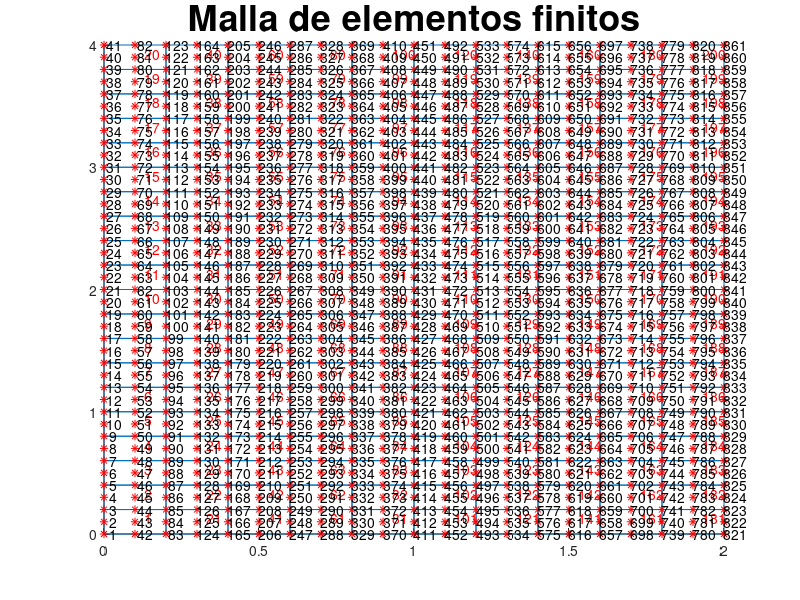

MATLAB code for this plot: (Note: this script raises an error after producing the figure.)
clear, clc, close all   % borro la memoria, la pantalla y las figuras

% Calculo de los desplazamientos verticales y angulos de giro, las 
% reacciones, los momentos flectores y las fuerzas cortantes en una losa de
% Reissner-Mindlin utilizando los elementos finitos de placa "QL9"

%% defino las variables/constantes
X = 1; Y = 2;        % un par de constantes que ayudaran en la 
ww= 1; tx= 2; ty= 3; % lectura del codigo
E  = 210e9;          % modulo de elasticidad del solido (Pa) = 210GPa
nu = 0.3;            % coeficiente de Poisson
t  = 0.05;           % espesor de la losa (m)
qdistr = -10000;     % carga (N/m^2)

% Definimos la geometria de la losa (generada con generar_malla_losa.m)
load malla_losa
% ya tenemos en la memoria las variables
% xnod - posicion (x,y) de los nodos
% LaG  - definicion de elementos finitos con respecto a nodos

nef   = size(LaG,1);  % numero de EFs (numero de filas de LaG)
nnoef = size(LaG,2);  % numero de nodos por EF
nno   = size(xnod,1); % numero de nodos (numero de filas de xnod)
ngdl  = 3*nno;        % numero de grados de libertad (tres por nodo)

gdl  = [(1:3:ngdl)' (2:3:ngdl)' (3:3:ngdl)']; % nodos vs grados de libertad

%% Se dibuja la malla de elementos finitos
figure; hold on;
cgx = zeros(1,nef); cgy = zeros(1,nef); % almacena el centro de gravedad
for e = 1:nef
   line(xnod(LaG(e,[1:8 1]),X), xnod(LaG(e,[1:8 1]),Y));
   
   % Calculo la posicion del centro de gravedad del elemento finito
   cgx(e) = mean(xnod(LaG(e,:), X));
   cgy(e) = mean(xnod(LaG(e,:), Y));
   h = text(cgx(e)+0.03, cgy(e)+0.03, num2str(e)); set(h,'Color', [1 0 0]);
end
plot(xnod(:,X), xnod(:,Y), 'r*');
text(xnod(:,X), xnod(:,Y), num2str((1:nno)'));
title('Malla de elementos finitos','FontSize', 26);

%% Se cargan las funciones de forma junto con sus derivadas
% Se cargan las funciones de forma del elemento lagrangiano de 9 nodos 
% junto con sus derivadas con respecto a xi y a eta
c9_funciones_forma_lagrangiano_9_nodos    % Nforma, dN_dxi, dN_deta

%% parametros de la cuadratura de Gauss-Legendre (INTEGRACION SELECTIVA)
% se asumira aqui el mismo orden de la cuadratura tanto en la direccion de
% xi como en la direccion de eta

% se utilizara integracion SELECTIVA
n_gl_f = 3; % orden de la cuadratura de GL para la integracion de Kf
n_gl_c = 2; % orden de la cuadratura de GL para la integracion de Kc

% El comando:
[x_gl_f, w_gl_f]  = gausslegendre_quad(n_gl_f);
[x_gl_c, w_gl_c]  = gausslegendre_quad(n_gl_c);
% calcula las raices (x_gl) y los pesos (w_gl) de polinomios de Legendre
% >> [x_gl,w_gl] = gausslegendre_quad(2)
% x_gl = [  -0.577350269189626;  0.577350269189626 ];
% w_gl = [   1.000000000000000;  1.000000000000000 ];
% >> [x_gl,w_gl] = gausslegendre_quad(3)
% x_gl = [  -0.774596669241483;                  0; 0.774596669241483 ];
% w_gl = [   0.555555555555556;  0.888888888888889; 0.555555555555556 ];

%% matrices constitutivas del elemento
Df = E/(1-nu^2)* [ 1  nu 0
                   nu 1  0
                   0  0  (1-nu)/2 ];
G = E/(2*(1+nu));  % modulo de rigidez
alpha = 5/6;       % coeficiente de distorsion transversal de la losa de RM
Dc = diag([alpha*G, alpha*G]);
               
Dfg = (t^3/12)*Df; % matriz constitutiva generalizada de flexion
Dcg = t*Dc;        % matriz constitutiva generalizada de cortante

%% se reserva la memoria RAM de diferentes variables
K   = sparse(ngdl,ngdl); % matriz de rigidez global como RALA (sparse)
f   = zeros(ngdl,1);     % vector de fuerzas nodales equivalentes global
idx = cell(nef, 1);      % grados de libertad de cada elemento finito

% en los siguientes contenedores se almacenara la matriz respectiva para 
% cada punto de integracion: 
Nf = cell(nef,n_gl_f,n_gl_f); % matrices de funciones de forma calculadas con n_gl_f puntos de integracion
Bf = cell(nef,n_gl_f,n_gl_f); % matrices de deformacion generalizada de flexion
Bc = cell(nef,n_gl_c,n_gl_c); % matrices de deformacion generalizada de cortante

%% se ensambla la matriz de rigidez global y el vector de fuerzas nodales
%% equivalentes global
for e = 1:nef      % ciclo sobre todos los elementos finitos
   %% se calcula la matrix de rigidez de flexion Kf del elemento e 
   Kfe = zeros(3*nnoef);
   Mfe = zeros(3*nnoef); % matriz que se utiliza en el calculo de fe
   det_Je_f = zeros(n_gl_f); % Jacobianos con n_gl_f puntos de integracion   
   for p = 1:n_gl_f
      for q = 1:n_gl_f
         xi_gl  = x_gl_f(p);        xe = xnod(LaG(e,:),X);
         eta_gl = x_gl_f(q);        ye = xnod(LaG(e,:),Y);
         [Bf{e,p,q}, det_Je_f(p,q)] = Bf_RM(xi_gl, eta_gl, xe, ye, dN_dxi, dN_deta);

         % se arma la matriz de rigidez del elemento e
         Kfe = Kfe + Bf{e,p,q}'*Dfg*Bf{e,p,q}*det_Je_f(p,q)*w_gl_f(p)*w_gl_f(q);
         
         % Se evaluan las funciones de forma en los puntos de integracion
         % de Gauss-Legendre
         N = Nforma(xi_gl, eta_gl);
         
         Nf{e,p,q} = zeros(3,3*nnoef);
         for i = 1:nnoef
            % Se ensambla la matriz de funciones de forma N
            Nf{e,p,q}(:,3*i-2:3*i) = diag([N(i) N(i) N(i)]);         
         end;                  

         % matriz requerida para calcular el vector de fuerzas nodales 
         % equivalentes (se utiliza la integracion completa)
         Mfe = Mfe + Nf{e,p,q}'*Nf{e,p,q}*det_Je_f(p,q)*w_gl_f(p)*w_gl_f(q);                                              % REVISAR !!!!!!!!!!!!!!!!
      end;
   end; 
       
   %% se calcula la matrix Kc
   Kce = zeros(3*nnoef);   
   det_Je_c = zeros(n_gl_c); % Jacobianos con n_gl_c puntos de integracion
   for p = 1:n_gl_c
      for q = 1:n_gl_c
         xi_gl  = x_gl_c(p);
         eta_gl = x_gl_c(q);         
         xe = xnod(LaG(e,:),X);
         ye = xnod(LaG(e,:),Y);
         [Bc{e,p,q}, det_Je_c(p,q)] = Bc_RM(xi_gl, eta_gl, xe, ye, Nforma, dN_dxi, dN_deta);   

         % se arma la matriz de rigidez del elemento e
         Kce = Kce + Bc{e,p,q}'*Dcg*Bc{e,p,q}*det_Je_c(p,q)*w_gl_c(p)*w_gl_c(q);         
      end;
   end;   
   
   %% se calcula el vector de fuerzas nodales equivalentes del elemento e      
   xa = xnod(LaG(e,1),X);   ya = xnod(LaG(e,1),Y);
   xb = xnod(LaG(e,5),X);   yb = xnod(LaG(e,5),Y);
   if (xa >= 0.9999 && xb <= 1.601) && (ya >= 0.9999 && yb <= 2.001)
      ffe = zeros(nnoef, 3); ffe(:,ww) = qdistr;
      ffe = reshape(ffe', 3*nnoef,1);                                                                                             % REVISAR !!!!!!!!!!!!!
   else
      ffe = zeros(3*nnoef,1);
   end;  
   fe = Mfe*ffe;   
   
   %% se asocian los grados de libertad del elemento locales a los globales
   idx{e} = [ gdl(LaG(e,1),:)  gdl(LaG(e,2),:)  gdl(LaG(e,3),:)  ...
              gdl(LaG(e,4),:)  gdl(LaG(e,5),:)  gdl(LaG(e,6),:) ...
              gdl(LaG(e,7),:)  gdl(LaG(e,8),:)  gdl(LaG(e,9),:) ];

   %% se procede al ensamblaje
   K(idx{e},idx{e}) = K(idx{e},idx{e}) + Kfe + Kce;
   f(idx{e})        = f(idx{e}) + fe;
end;

%% Muestro la configuracion de la matriz K (K es rala)
figure
spy(K);
title('Los puntos representan los elementos diferentes de cero')

%% grados de libertad del desplazamiento conocidos y desconocidos

% determino los grados de libertad correspondientes a los bordes
lado_x0 = find(abs(xnod(:,X) - 0) < 1e-4);     
lado_y0 = find(abs(xnod(:,Y) - 0) < 1e-4);
lado_x2 = find(abs(xnod(:,X) - 2) < 1e-4);     
lado_y4 = find(abs(xnod(:,Y) - 4) < 1e-4);

c = [ gdl(lado_x0,ww); gdl(lado_x0,ty); 
      gdl(lado_x2,ww); gdl(lado_x2,ty);
      gdl(lado_y0,ww); gdl(lado_y0,tx);
      gdl(lado_y4,ww); gdl(lado_y4,tx) ];

d = setdiff(1:ngdl,c)';

% f = vector de fuerzas nodales equivalentes
% q = vector de fuerzas nodales de equilibrio del elemento
% a = desplazamientos

%| qd   |   | Kcc Kcd || ac |   | fd |  Recuerde que qc = 0
%|      | = |         ||    | - |    |
%| qc=0 |   | Kdc Kdd || ad |   | fc | 

%% extraigo las submatrices y especifico las cantidades conocidas
Kcc = K(c,c); Kcd = K(c,d); fd = f(c);
Kdc = K(d,c); Kdd = K(d,d); fc = f(d);

% f = vector de fuerzas nodales equivalentes
% q = vector de fuerzas nodales de equilibrio del elemento
% a = desplazamientos
ac = zeros(length(c),1); % desplazamientos conocidos en contorno

%% resuelvo el sistema de ecuaciones
ad = Kdd\(fc-Kdc*ac);        % calculo desplazamientos desconocidos
qd = Kcc*ac + Kcd*ad - fd;   % calculo fuerzas de equilibrio desconocidas
a = nan(ngdl,1);     a(c) = ac;   a(d) = ad; % desplazamientos
q = zeros(ngdl,1);   q(c) = qd;              % fuerzas nodales equivalentes

%% imprimo los resultados
format short g
disp('Desplazamientos nodales                      ');
disp('~~~~~~~~~~~~~~~~~~~~~~~~~~~~~~~~~~~~~~~~~~~~~');
vect_mov = reshape(a,3,nno)'; % vector de movimientos
for i = 1:nno
   fprintf('Nodo %3d: w = %12.4g m, tx = %12.4g rad, ty = %12.4g rad\n', ...
      i, vect_mov(i,ww), vect_mov(i,tx), vect_mov(i,ty));
end;

disp(' ');
disp('Fuerzas nodales de equilibrio (solo se imprimen los diferentes de cero)');
disp('~~~~~~~~~~~~~~~~~~~~~~~~~~~~~~~~~~~~~~~~~~~~~~~~~~~~~~~~~~~~~~~~~~~~~~~');
q = reshape(q,3,nno)';
for i = 1:nno   
   if ~isequal(q(i,:),[0 0 0])
      fprintf('Nodo %3d W = %12.4g N, Mx = %12.4g N-m, My = %12.4g N-m\n', ...
         i, q(i,ww), q(i,tx), q(i,ty));
   end;
end;

%% Se dibuja el plano medio de la malla de elementos finitos y las deformaciones de esta
escala = 5000;            % factor de escalamiento de la deformada
xdef   = escala*vect_mov; % posicion de la deformada
figure; 
hold on; 
grid on;
colorbar
for e = 1:nef
   fill3(xnod(LaG(e,[1:8 1]),X), ...
         xnod(LaG(e,[1:8 1]),Y), ...
         xdef(LaG(e,[1:8 1]),ww),...
         xdef(LaG(e,[1:8 1]),ww)); %deformada
end
daspect([1 1 1]); % similar a "axis equal", pero en 3D
axis tight
%colorbar('YTick',-0.6:0.05:0)
title(sprintf('Deformada escalada %d veces', escala), 'FontSize', 20);
view(3);


%% Se dibuja de la malla de elementos finitos y las deformaciones de esta
figure; 
hold on; 
grid on;
colorbar
for e = 1:nef
   c9_dibujar_EF_losa(xnod(LaG(e,:),X), xnod(LaG(e,:),Y), ...
      Nforma, a(idx{e}), t, escala, escala);
end
daspect([1 1 1]); % similar a "axis equal", pero en 3D
axis tight
title(sprintf('Deformada escalada %d veces', escala), 'FontSize', 20);
view(3);

%% En los puntos de integracion de Gauss-Legendre calcular:
%% El vector de momentos flectores y torsores (2x2)
%% El vector de fuerzas cortantes (1x1)
sigmag_f = cell(nef, n_gl_f, n_gl_f); % momentos flectores y torsores
sigmag_c = cell(nef, n_gl_c, n_gl_c); % fuerzas cortantes
for e = 1:nef      % ciclo sobre todos los elementos finitos
   for p = 1:n_gl_f
      for q = 1:n_gl_f
         sigmag_f{e,p,q} = Dfg*Bf{e,p,q}*a(idx{e});
      end
   end
   
   for p = 1:n_gl_c
      for q = 1:n_gl_c
         sigmag_c{e,p,q} = Dcg*Bc{e,p,q}*a(idx{e});   
      end
   end
end

%% Se extrapolan los momentos flectores y fuerzas cortantes a los nodos
%% Se extrapolan los esfuerzos y las deformaciones a los nodos
num_elem_ady = zeros(nno,1);  % numero de elementos adyacentes
Mx  = zeros(nno,1);  Qx = zeros(nno,1);
My  = zeros(nno,1);  Qy = zeros(nno,1);
Mxy = zeros(nno,1);

% matriz de extrapolacion de esfuerzos para un elemento lagrangiano de 9
% nodos
A = [ ... 
   3^(1/2)/2 + 1,            -1/2,            -1/2,   1 - 3^(1/2)/2
 3^(1/2)/4 + 1/4, 1/4 - 3^(1/2)/4, 3^(1/2)/4 + 1/4, 1/4 - 3^(1/2)/4
            -1/2,   1 - 3^(1/2)/2,   3^(1/2)/2 + 1,            -1/2
 1/4 - 3^(1/2)/4, 1/4 - 3^(1/2)/4, 3^(1/2)/4 + 1/4, 3^(1/2)/4 + 1/4
   1 - 3^(1/2)/2,            -1/2,            -1/2,   3^(1/2)/2 + 1
 1/4 - 3^(1/2)/4, 3^(1/2)/4 + 1/4, 1/4 - 3^(1/2)/4, 3^(1/2)/4 + 1/4
            -1/2,   3^(1/2)/2 + 1,   1 - 3^(1/2)/2,            -1/2
 3^(1/2)/4 + 1/4, 3^(1/2)/4 + 1/4, 1/4 - 3^(1/2)/4, 1/4 - 3^(1/2)/4
             1/4,             1/4,             1/4,             1/4 ];

for e = 1:nef
   Mx(LaG(e,:),:)  = Mx(LaG(e,:),:)  + A * [ sigmag_f{e,1,1}(1)
                                             sigmag_f{e,1,2}(1)
                                             sigmag_f{e,2,1}(1)
                                             sigmag_f{e,2,2}(1) ];

   My(LaG(e,:),:)  = My(LaG(e,:),:)  + A * [ sigmag_f{e,1,1}(2)
                                             sigmag_f{e,1,2}(2)
                                             sigmag_f{e,2,1}(2)
                                             sigmag_f{e,2,2}(2) ];
                                        
   Mxy(LaG(e,:),:) = Mxy(LaG(e,:),:) + A * [ sigmag_f{e,1,1}(3)
                                             sigmag_f{e,1,2}(3)
                                             sigmag_f{e,2,1}(3)
                                             sigmag_f{e,2,2}(3) ];
                                          
   num_elem_ady(LaG(e,:),:) = num_elem_ady(LaG(e,:),:) + 1;
end

%% Alisado (promedio de los esfuerzos en los nodos)
Mx  =  Mx./num_elem_ady;
My  =  My./num_elem_ady;
Mxy = Mxy./num_elem_ady;

%% Se imprimen y grafican los esfuerzos en los nodos
disp('Esfuerzos (Pa):  (Nodo,Mx,My,Mxy) = '); 
disp([(1:nno)'  Mx  My  Mxy])
figure
subplot(1,3,1); hold on;
for e = 1:nef
   fill(xnod(LaG(e,1:8),X),xnod(LaG(e,1:8),Y),Mx(LaG(e,1:8)))
end;
ylabel('Momentos Mx (N-m/m)','FontSize',26); axis equal tight;
colorbar('Location','SouthOutside')

subplot(1,3,2); hold on;
for e = 1:nef
   fill(xnod(LaG(e,1:8),X),xnod(LaG(e,1:8),Y),My(LaG(e,1:8)))
end;
ylabel('Momentos My (N-m/m)','FontSize',26); axis equal tight;
colorbar('Location','SouthOutside')

subplot(1,3,3); hold on;
for e = 1:nef
   fill(xnod(LaG(e,1:8),X),xnod(LaG(e,1:8),Y),Mxy(LaG(e,1:8)))
end;
ylabel('Momentos Mxy (N-m/m)','FontSize',26); axis equal tight;
colorbar('Location','SouthOutside')


sx = Mx; sy = My; txy = Mxy;
%% Se calculan y grafican para cada elemento los esfuerzos principales y
%% sus direcciones
% NOTA: esto solo es valido para el caso de TENSION PLANA).
% En caso de DEFORMACION PLANA se deben calcular los valores y vectores 
% propios de la matriz de tensiones de Cauchy
%   [dirppales{e}, esfppales{e}] = eig([sx  txy 0    % matriz de esfuerzos
%                                       txy sy  0    % de Cauchy
%                                       0   0   0]);

s1   = (sx+sy)/2 + sqrt(((sx-sy)/2).^2+txy.^2); % esfuerzo normal maximo
s2   = (sx+sy)/2 - sqrt(((sx-sy)/2).^2+txy.^2); % esfuerzo normal minimo
tmax = (s1-s2)/2;                               % esfuerzo cortante maximo
ang  = 0.5*atan2(2*txy, sx-sy); % angulo de inclinacion de s1

%% imprimo los resultados
disp('Nodo, M1(N-m/m), M2(N-m/m),Mtorsor_max(N-m/m), angulo(rad) = '); 
disp([(1:nno)'  s1  s2  tmax  ang])

%% s1, s2, taumax
esc = 0.5; % escala para graficar las flechas

figure
hold on;
for e = 1:nef
   fill(xnod(LaG(e,1:8),X),xnod(LaG(e,1:8),Y),s1(LaG(e,1:8)))
end;

% Grafique lineas que indican las direcciones principales de sigma_1
norma = 1; % = s1 si quiere proporcional
quiver(xnod(:,X),xnod(:,Y),...   % En el nodo grafique una flecha (linea)
   norma.*cos(ang),norma.*sin(ang),... % indicando la direccion principal de sigma_1
   esc,...                       % con una escala esc
   'k', ...                      % de color negro
  'ShowArrowHead','off',...      % una flecha sin cabeza
  'LineWidth',2,...              % con un ancho de linea 2
  'Marker','.');                 % y en el punto (x,y) poner un punto '.'
quiver(xnod(:,X),xnod(:,Y),...   % la misma flecha ahora en la otra direccion,
   norma.*cos(ang+pi),norma.*sin(ang+pi),...  % es decir girando 180 grados
   esc,'k',...
   'ShowArrowHead','off','LineWidth',2,'Marker','.');
axis equal tight;
title('M_1 (N-m/m)','FontSize',26); colorbar

figure
hold on;
for e = 1:nef
   fill(xnod(LaG(e,1:8),X),xnod(LaG(e,1:8),Y),s2(LaG(e,1:8)))
end;
% Grafique lineas que indiquen direcciones principales de sigma_2
norma = 1; % = s2 si quiere proporcional
quiver(xnod(:,X),xnod(:,Y),...             % flecha indicando la direccion
   norma.*cos(ang+pi/2),norma.*sin(ang+pi/2),... % principal de sigma_2
   esc,'k',...
   'ShowArrowHead','off','LineWidth',2,'Marker','.');
quiver(xnod(:,X),xnod(:,Y),...
   norma.*cos(ang-pi/2),norma.*sin(ang-pi/2),...
   esc,'k',...
   'ShowArrowHead','off','LineWidth',2,'Marker','.');
axis equal tight;
title('M_2 (N-m/m)','FontSize',26); colorbar

figure;
hold on;
for e = 1:nef
   fill(xnod(LaG(e,1:8),X),xnod(LaG(e,1:8),Y),tmax(LaG(e,1:8)))
end;
% Grafique lineas que indiquen direcciones principales de Mtorsor_max,
norma = 1; % = tmax si quiere proporcional
quiver(xnod(:,X),xnod(:,Y), ...
       norma.*cos(ang+pi/4),norma.*sin(ang+pi/4),'k',...
       'ShowArrowHead','off','LineWidth',2,'Marker','.');
quiver(xnod(:,X),xnod(:,Y),...
       norma.*cos(ang-pi/4),norma.*sin(ang-pi/4),'k',...
       'ShowArrowHead','off','LineWidth',2,'Marker','.');
quiver(xnod(:,X),xnod(:,Y),...
       norma.*cos(ang+3*pi/4),norma.*sin(ang+3*pi/4),'k',...
       'ShowArrowHead','off','LineWidth',2,'Marker','.');
quiver(xnod(:,X),xnod(:,Y),...
       norma.*cos(ang-3*pi/4),norma.*sin(ang-3*pi/4),'k',...
       'ShowArrowHead','off','LineWidth',2,'Marker','.');
axis equal tight;
title('Mtorsor_{max} (N-m/m)','FontSize',26); colorbar

%% FALTA DIAGRAMA DE LAS FUERZAS CORTANTES


%% Refuerzo óptimo de la losa
esc = 0.5; % escala para graficar las flechas

figure
hold on;
for e = 1:nef
   fill(xnod(LaG(e,1:8),X),xnod(LaG(e,1:8),Y),s1(LaG(e,1:8)))
end;

% Grafique lineas que indican las direcciones principales de sigma_1
norma = double(s1>0);
quiver(xnod(:,X),xnod(:,Y),...   % En el nodo grafique una flecha (linea)
   norma.*cos(ang),norma.*sin(ang),... % indicando la direccion principal de sigma_1
   esc,...                       % con una escala esc
   'k', ...                      % de color negro
  'ShowArrowHead','off',...      % una flecha sin cabeza
  'LineWidth',2,...              % con un ancho de linea 2
  'Marker','.');                 % y en el punto (x,y) poner un punto '.'
quiver(xnod(:,X),xnod(:,Y),...   % la misma flecha ahora en la otra direccion,
   norma.*cos(ang+pi),norma.*sin(ang+pi),...  % es decir girando 180 grados
   esc,'k',...
   'ShowArrowHead','off','LineWidth',2,'Marker','.');
axis equal tight;
title('M_1 (N-m/m): Refuerzo optimo parte superior de la losa','FontSize',26); colorbar

figure
hold on;
for e = 1:nef
   fill(xnod(LaG(e,1:8),X),xnod(LaG(e,1:8),Y),s2(LaG(e,1:8)))
end;
% Grafique lineas que indiquen direcciones principales de sigma_2
norma = double(s2<0);
quiver(xnod(:,X),xnod(:,Y),...             % flecha indicando la direccion
   norma.*cos(ang+pi/2),norma.*sin(ang+pi/2),... % principal de sigma_2
   esc,'k',...
   'ShowArrowHead','off','LineWidth',2,'Marker','.');
quiver(xnod(:,X),xnod(:,Y),...
   norma.*cos(ang-pi/2),norma.*sin(ang-pi/2),...
   esc,'k',...
   'ShowArrowHead','off','LineWidth',2,'Marker','.');
axis equal tight;
title('M_2 (N-m/m): Refuerzo optimo parte inferior de la losa','FontSize',26); colorbar

return; % bye, bye!
